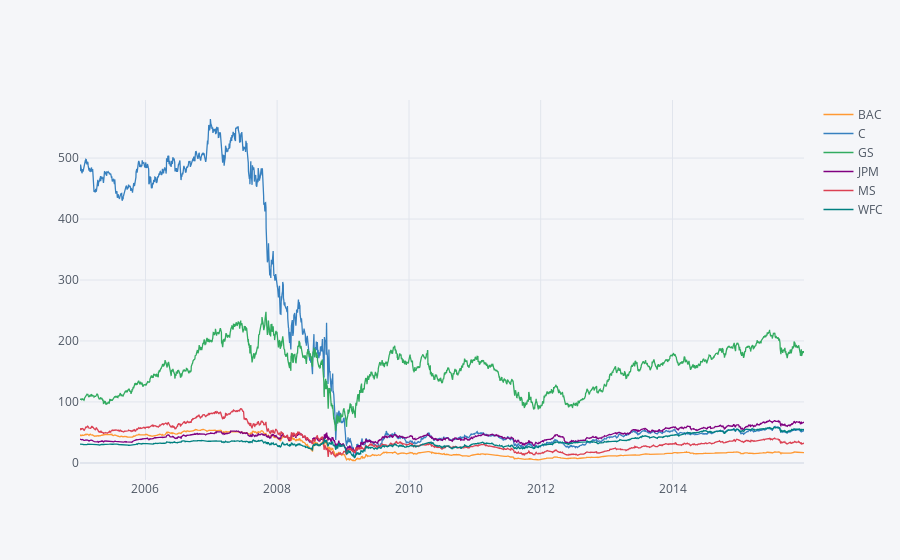

Notebook code for this chart:
### Code cell
bank_stocks.xs(key='Close',
               axis=1, level = 'Stock Info').iplot()

### Figure 1 — Plotly figure (JSON) as saved in the notebook; plotly's stock layout.template omitted (floating-point values rounded to 4 significant figures; data arrays with more than 128 entries replaced by an {"elided": "..."} marker saying what was removed)
{"data": [{"line": {"color": "rgba(255, 153, 51, 1.0)", "dash": "solid", "shape": "linear", "width": 1.3}, "mode": "lines", "name": "BAC", "text": "", "type": "scatter", "x": {"elided": "2769 str values"}, "y": {"elided": "2769 float values"}}, {"line": {"color": "rgba(55, 128, 191, 1.0)", "dash": "solid", "shape": "linear", "width": 1.3}, "mode": "lines", "name": "C", "text": "", "type": "scatter", "x": {"elided": "2769 str values"}, "y": {"elided": "2769 float values"}}, {"line": {"color": "rgba(50, 171, 96, 1.0)", "dash": "solid", "shape": "linear", "width": 1.3}, "mode": "lines", "name": "GS", "text": "", "type": "scatter", "x": {"elided": "2769 str values"}, "y": {"elided": "2769 float values"}}, {"line": {"color": "rgba(128, 0, 128, 1.0)", "dash": "solid", "shape": "linear", "width": 1.3}, "mode": "lines", "name": "JPM", "text": "", "type": "scatter", "x": {"elided": "2769 str values"}, "y": {"elided": "2769 float values"}}, {"line": {"color": "rgba(219, 64, 82, 1.0)", "dash": "solid", "shape": "linear", "width": 1.3}, "mode": "lines", "name": "MS", "text": "", "type": "scatter", "x": {"elided": "2769 str values"}, "y": {"elided": "2769 float values"}}, {"line": {"color": "rgba(0, 128, 128, 1.0)", "dash": "solid", "shape": "linear", "width": 1.3}, "mode": "lines", "name": "WFC", "text": "", "type": "scatter", "x": {"elided": "2769 str values"}, "y": {"elided": "2769 float values"}}], "layout": {"legend": {"bgcolor": "#F5F6F9", "font": {"color": "#4D5663"}}, "paper_bgcolor": "#F5F6F9", "plot_bgcolor": "#F5F6F9", "title": {"font": {"color": "#4D5663"}}, "xaxis": {"gridcolor": "#E1E5ED", "showgrid": true, "tickfont": {"color": "#4D5663"}, "title": {"font": {"color": "#4D5663"}, "text": ""}, "zerolinecolor": "#E1E5ED"}, "yaxis": {"gridcolor": "#E1E5ED", "showgrid": true, "tickfont": {"color": "#4D5663"}, "title": {"font": {"color": "#4D5663"}, "text": ""}, "zerolinecolor": "#E1E5ED"}}}
